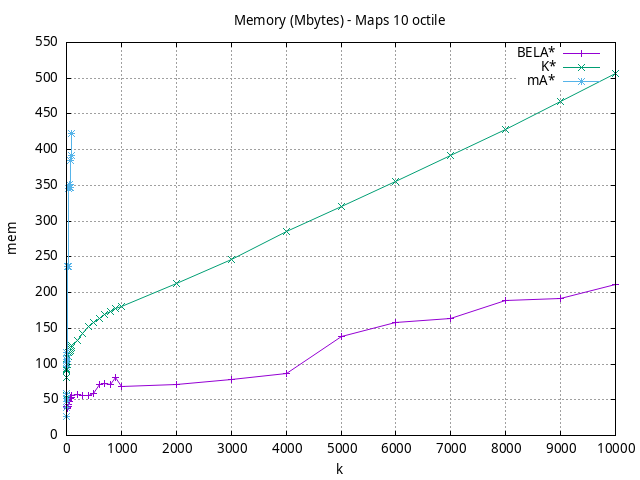

Here is the gnuplot script that generated this plot:
#!/usr/bin/gnuplot
# -*- coding: utf-8 -*-
#
# results/maps/octile/10/random512-10.heuristic.octile.mem.gnuplot
#
# Started on 04/02/2024 21:34:17
# Author: Carlos Linares López
set grid
set xlabel "k"
set ylabel "mem"

set title "Memory (Mbytes) - Maps 10 octile"

set terminal png enhanced font "Ariel,10"
set output 'random512-10.heuristic.octile.mem.png'

plot "-" title "BELA$^*$"      with linesp, "-" title "K$^*$"      with linesp, "-" title "mA$^*$"      with linesp

	1 38.91
	5 39.78
	10 38.56
	50 47.59
	100 55.65
	500 59.36
	1000 68.63
	5000 138.62
	10000 211.64
end
	1 56.63
	5 91.67
	10 100.0
	50 118.0
	100 125.68
	500 157.8
	1000 183.11
end
	1 26.96
	5 48.2
	10 107.75
	50 350.91
	100 422.52
end
